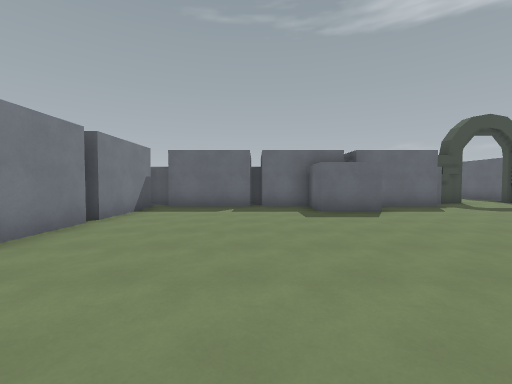
View 1 (above)

24 first-person views from a walk through a level from a Godot 3-D game. The camera is 1.5 m above the floor, tilts 2° down and sees 90° across. The floor is counted in squares, 2 m on a side. Each view is taken from the middle of a square. On the plan, view 1 faces up. The plan holds only what a view shows up to about 9 squares ahead; the rest is blank. The place goes on beyond the plan. Surface patterns are stand-ins for the level's own textures.

View 2
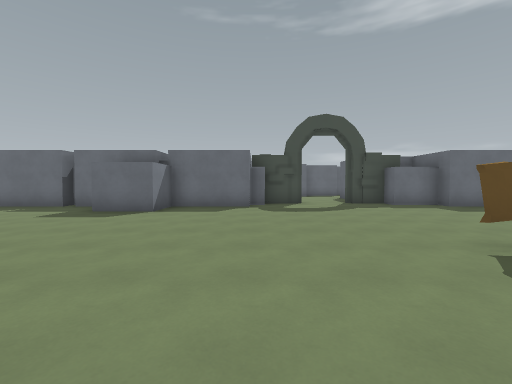

View 3
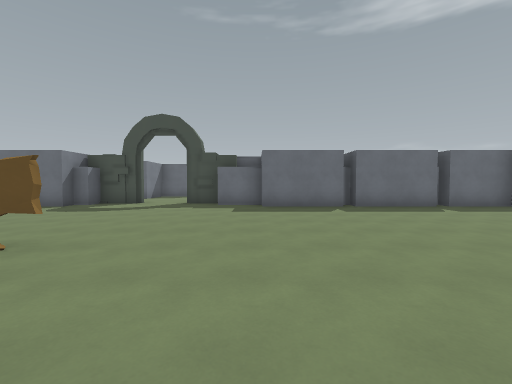

View 4
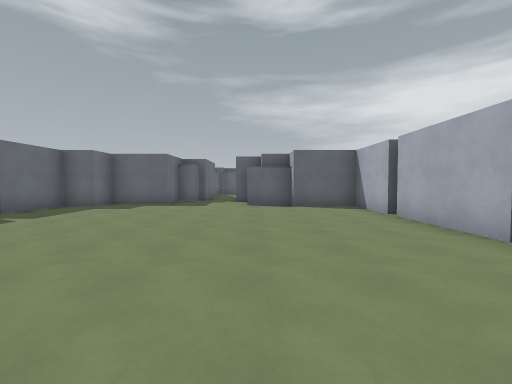

View 5
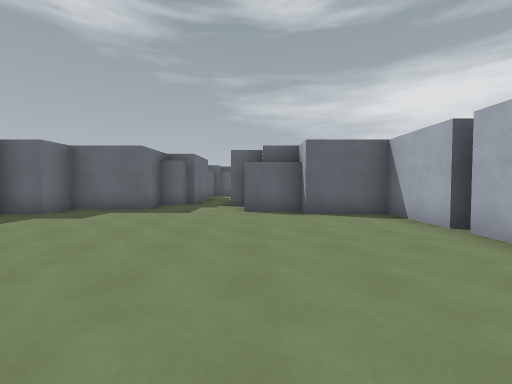

View 6
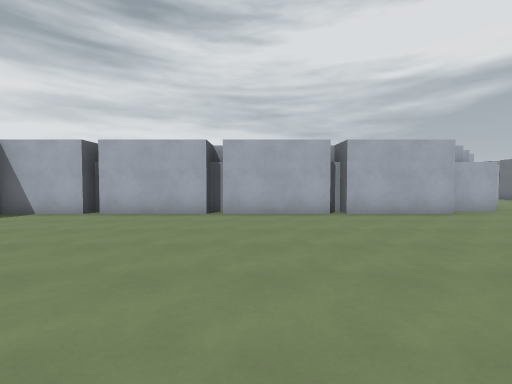

View 7
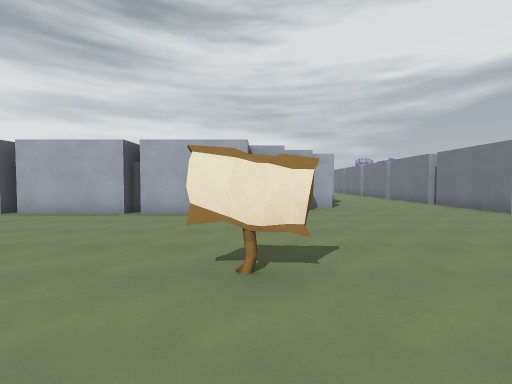

View 8
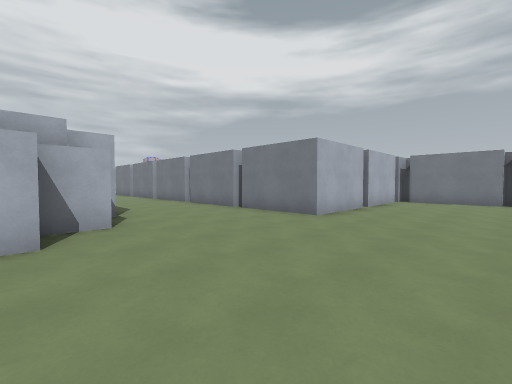

View 9
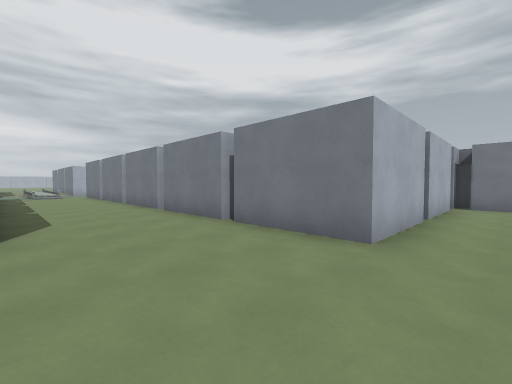

View 10
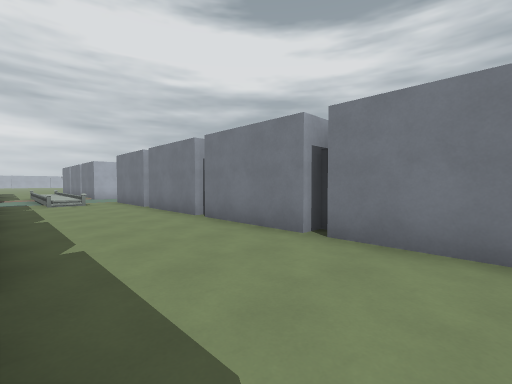

View 11
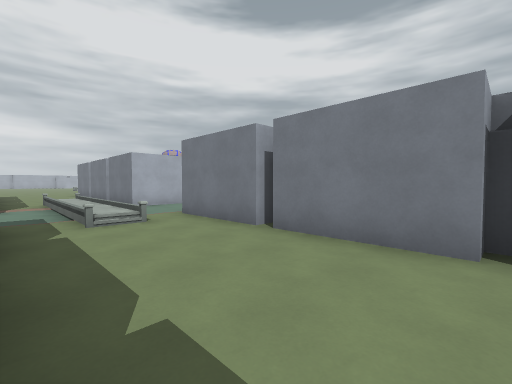

View 12
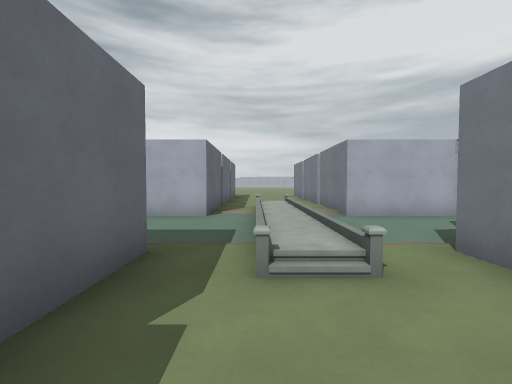

View 13
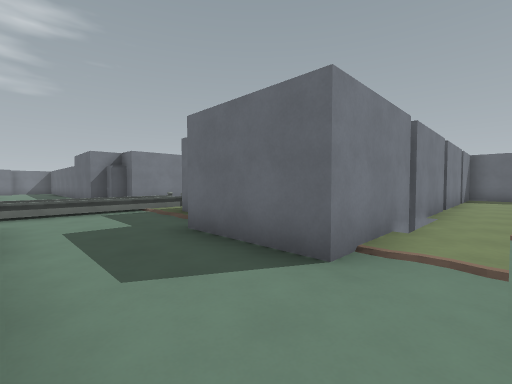

View 14
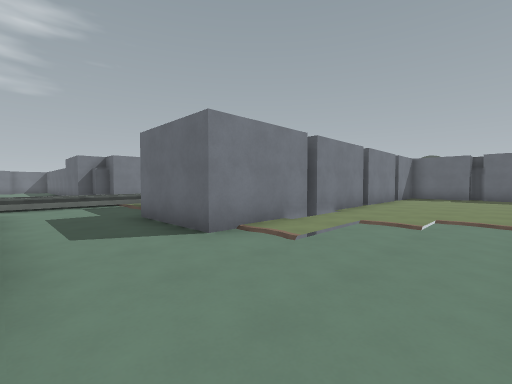

View 15
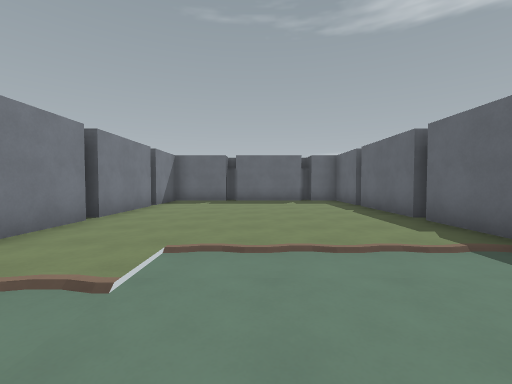

View 16
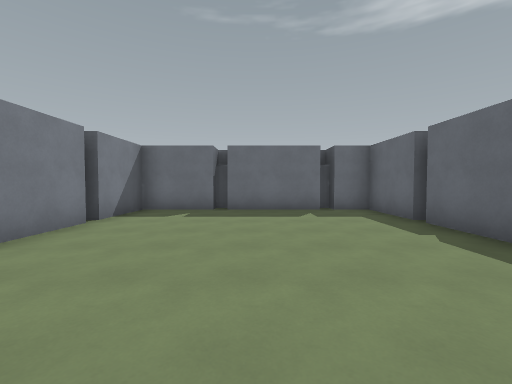

View 17
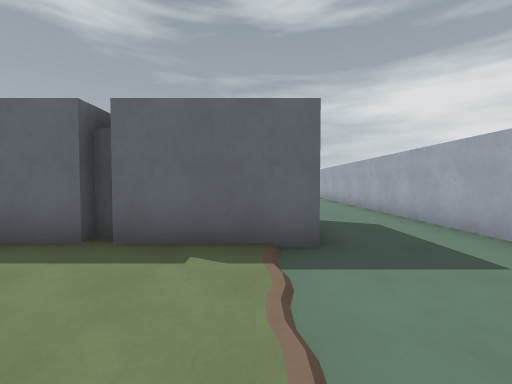

View 18
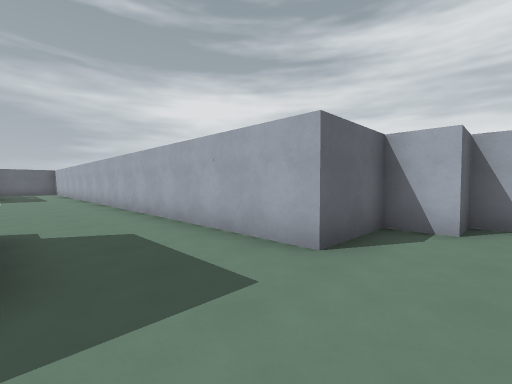

View 19
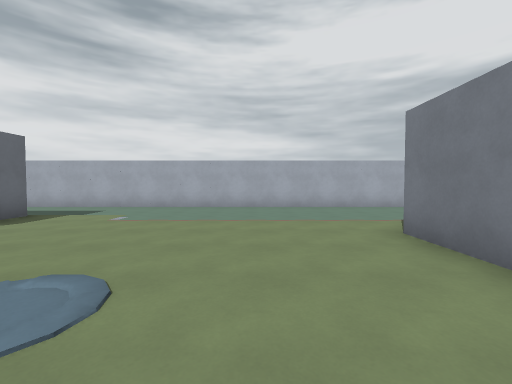

View 20
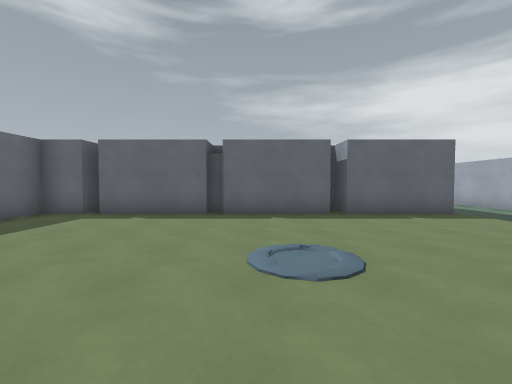

View 21
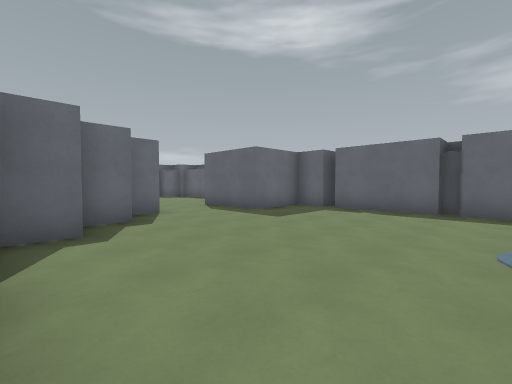

View 22
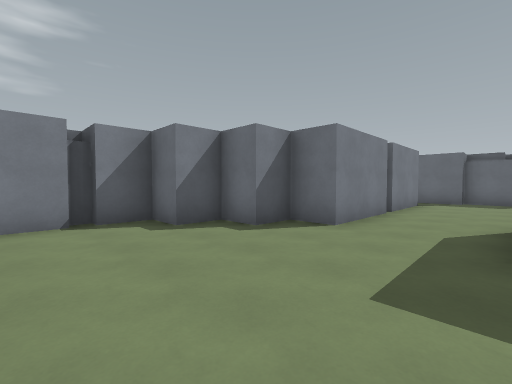

View 23
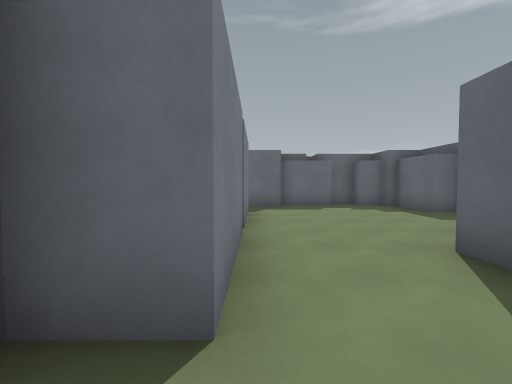

View 24
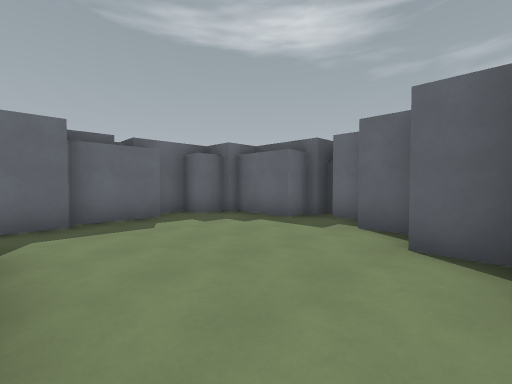

### Floor plan
Key: @ floor where view 1 was taken; # wall or solid block; . main floor; : floor 0.5 m higher than the main floor; = window, fence, low wall or low ledge; S signpost.
Columns run from 4 left of view 1 to 32 right of it. Each row starts with its distance up from view 1.
  9 ###########....###########
  8 #.....##.................##
  7 #.....##..................#
  6 #.........................##   ###
  5 #..........................#####.##
  4 #........................... .....#
  3 #............S.............. .....##
  2 #........................####......#
  1 #........................#  #......#
  0 #...@....................#  #.....##
 -1 #........................#  #....##
 -2 #######.....############## ##...##
 -3       #....##             ##....###
 -4       #....#             ##.......#
 -5       #....   #########  #.........#
 -6       #....   #.......#  #........#
 -7       #....   #.......#  #........#
 -8       #....   #.......#   ........#
 -9       #....   #.......#   ........#
-10       #....   #.......#  #........##
-11       #....   #.......#  #.........#
-12       #....   #.......#  #........##
-13       #....   ##......#  .........#
-14       #....#  ##...................
-15       #.==.#  ##....................
-16      ##..:.. ##......................
-17       ...:...........################
-18      ....:...........#
-19      ....:..........##

Positions as (right, up) in squares from view 1, and headings:
1: (0, 0), facing up
2: (6, 0), facing up
3: (12, 0), facing up
4: (12, 2), facing right
5: (14, 2), facing right
6: (14, 5), facing down
7: (9, 5), facing down
8: (8, 2), facing down-left
9: (6, 0), facing down-left
10: (6, -5), facing down-left
11: (6, -10), facing down-left
12: (5, -13), facing down
13: (12, -19), facing up-left
14: (14, -19), facing up-left
15: (14, -16), facing up
16: (14, -13), facing up
17: (14, -13), facing right
18: (15, -14), facing down-right
19: (24, -8), facing down
20: (23, -9), facing right
21: (22, -9), facing up-right
22: (27, -7), facing up-left
23: (25, -4), facing up
24: (25, -1), facing up-right
